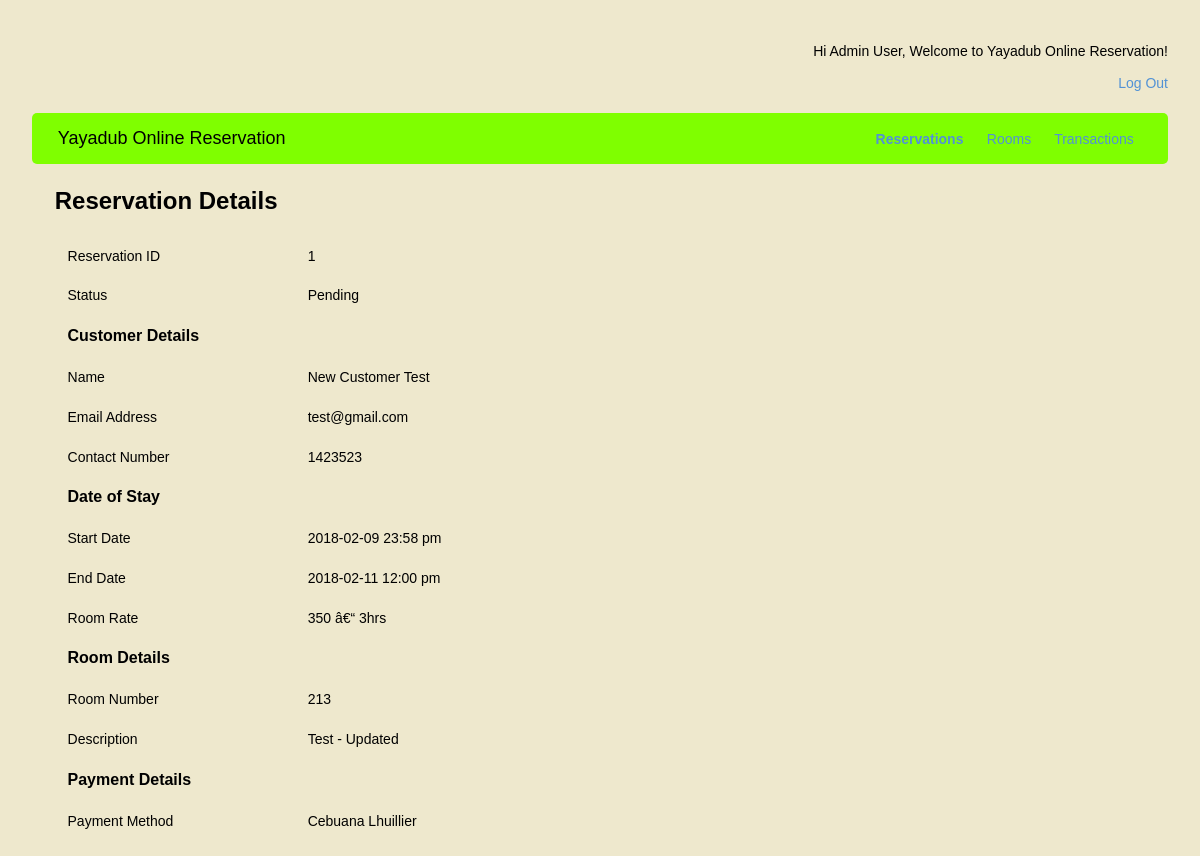
Page /admin/view_reservation.php?id=1 (signed in) on the committed database.
### tables this page shows
CREATE TABLE `reservations` (
  `id` int(11) NOT NULL,
  `customer_id` int(11) NOT NULL,
  `room_id` int(11) NOT NULL,
  `reservation_date` date NOT NULL,
  `start_date` datetime NOT NULL,
  `end_date` datetime NOT NULL,
  `room_rates` varchar(25) NOT NULL,
  `payment_term` varchar(50) NOT NULL,
  `bank_name` varchar(50) NOT NULL,
  `control_number` varchar(50) NOT NULL,
  `receipt_image` varchar(250) NOT NULL,
  `status` varchar(15) NOT NULL
);

CREATE TABLE `customers` (
  `id` int(11) NOT NULL,
  `user_id` int(11) NOT NULL,
  `firstname` varchar(25) NOT NULL,
  `lastname` varchar(25) NOT NULL,
  `middle_initial` varchar(5) NOT NULL,
  `email` varchar(50) NOT NULL,
  `contact_no` varchar(25) NOT NULL
);

CREATE TABLE `rooms` (
  `id` int(11) NOT NULL,
  `room_number` varchar(50) NOT NULL,
  `description` varchar(200) NOT NULL,
  `type` varchar(25) NOT NULL,
  `status` varchar(10) NOT NULL
);

### admin/view_reservation.php (the view, shortened to what this page needs)
<?php
include "../connection.php";
$reservation_id = '';
$start_date = '';
$end_date = '';
$status = '';
$firstname = '';
$lastname = '';
$email = '';
$contact_no = '';
$room_number = '';
$description = '';
if(isset($_GET["id"]) && !empty($_GET["id"])){
    $reservation_id = $_GET["id"];
    $reservation_id = mysqli_real_escape_string($connection, $reservation_id);
    $getReservationDetails = mysqli_query($connection, "SELECT a.id as reservation_id, a.start_date, a.end_date, a.room_rates, a.payment_term, a.bank_name, a.status, b.firstname, b.lastname, b.email, b.contact_no, c.room_number, c.description FROM `reservations` as a INNER JOIN `customers` as b ON (a.customer_id = b.id) INNER JOIN `rooms` as c ON (a.room_id = c.id) WHERE a.id = '".$reservation_id."'");
    if(mysqli_num_rows($getReservationDetails)!=0){
        while($fetchReservationDetails = mysqli_fetch_array($getReservationDetails)){
            $reservation_id = stripslashes($fetchReservationDetails["reservation_id"]);
            $start_date = stripslashes($fetchReservationDetails["start_date"]);
            $end_date = stripslashes($fetchReservationDetails["end_date"]);
            $status = stripslashes($fetchReservationDetails["status"]);
            $firstname = stripslashes($fetchReservationDetails["firstname"]);
            $lastname = stripslashes($fetchReservationDetails["lastname"]);
            $email = stripslashes($fetchReservationDetails["email"]);
            $contact_no = stripslashes($fetchReservationDetails["contact_no"]);
            $room_number = stripslashes($fetchReservationDetails["room_number"]);
            $description = stripslashes($fetchReservationDetails["description"]);
            $payment_term = stripslashes($fetchReservationDetails["payment_term"]);
            $room_rates = stripslashes($fetchReservationDetails["room_rates"]);
        }
    }
}
?>
<html>
    <head>
        <link rel="stylesheet" href="../style.css" type="text/css" />
    </head>
    <body>
        <form method="POST">
            <div class="welcome">
                <p align="right">
                    Hi <?php echo $_SESSION["username"]; ?>, Welcome to Yayadub Online Reservation!<br/><br/>
                    <a href="../logout.php">Log Out</a>
                </p>
            </div>
            <table class="nav">
            <tr>
                <td class="links title"><span onclick="window.location = 'index.php'">Yayadub Online Reservation</span></td>
                <td>
                    <table align="right" width="50%">
                    <tr>
                        <td class="links">
                            <a href="index.php"><b>Reservations</b></a>
                        </td>
                        <td class="links">
                            <a href="rooms.php">Rooms</a>
                        </td>
                        <td class="links">
                            <a href="transactions.php">Transactions</a>
                        </td>
                    </tr>
                    </table>
                </td>
            </tr>
            </table>
            <div class="view_table">
                <h2>Reservation Details</h2>
                <table>
                    <tr>
                        <td>
                            <p>Reservation ID</p>
                        </td>
                        <td>
                            <p><?php echo $reservation_id; ?></p>
                        </td>
                    </tr>
                    <tr>
                        <td>
                            <p>Status</p>
                        </td>
                        <td>
                            <p><?php echo $status; ?></p>
                        </td>
                    </tr>
                    <tr>
                        <td colspan="2">
                            <b>Customer Details</b>
                        </td>
                    </tr>
                    <tr>
                        <td>
                            <p>Name</p>
                        </td>
                        <td>
                            <p><?php echo $firstname . ' ' . $lastname; ?></p>
                        </td>
                    </tr>
                    <tr>
                        <td>
                            <p>Email Address</p>
                        </td>
                        <td>
                            <p><?php echo $email; ?></p>
                        </td>
                    </tr>
                    <tr>
                        <td>
                            <p>Contact Number</p>
                        </td>
                        <td>
                            <p><?php echo $contact_no; ?></p>
                        </td>
                    </tr>
                    <tr>
                        <td colspan="2">
                            <b>Date of Stay</b>
                        </td>
                    </tr>
                    <tr>
                        <td>
                            <p>Start Date</p>
                        </td>
                        <td>
                            <p><?php echo date('Y-m-d H:i a', strtotime($start_date)); ?> </p>
                        </td>
                    </tr>
                    <tr>
                        <td>
                            <p>End Date</p>
                        </td>
                        <td>
                            <p><?php echo date('Y-m-d H:i a', strtotime($end_date)); ?> </p>
                        </td>
                    </tr>
                    <tr>
                        <td>
                            <p>Room Rate</p>
                        </td>
                        <td>
                            <p><?php echo $room_rates; ?> </p>
                        </td>
                    </tr>
                    <tr>
                        <td colspan="2">
                            <b>Room Details</b>
                        </td>
                    </tr>
                    <tr>
                        <td>
                            <p>Room Number</p>
                        </td>
                        <td>
                            <p><?php echo $room_number; ?></p>
                        </td>
                    </tr>
                    <tr>
                        <td>
                            <p>Description</p>
                        </td>
                        <td>
                            <p><?php echo $description; ?></p>
                        </td>
                    </tr>
                    <tr>
                        <td colspan="2">
                            <b>Payment Details</b>
                        </td>
                    </tr>
                    <tr>
                        <td>
                            <p>Payment Method</p>
                        </td>
                        <td>
                            <p><?php echo $payment_term; ?></p>
                        </td>
                    </tr>
                </table>
            </div>
        </form>
    </body>
</html>

### style.css (style rules this page uses)
body { background-color:#EEE8CD; font-family: "Gill Sans MT", Calibri, sans-serif, arial; padding:1% 2%; }
.welcome p { font-size:14px; margin: 2% 0; }
.welcome p a:link { text-decoration: none; color: #5292d5; }
.nav { width: 100%; text-align: center; background-color: #7FFF00; border-radius: 5px; padding: 1% 2%; margin-bottom: 2%; }
.nav .links { font-size: 14px; text-align: center; }
.nav .title { font-size: 18px; text-align: left; }
.nav .title span { cursor: pointer; }
.nav .links a:link, .forgot_password a:link, .signup a:link { text-decoration: none; color: #5292d5; margin-left: 10px; }
.view_table { margin: 2%; }
.view_table p, label { font-size: 14px; }
.view_table table { width: 50%; }
.view_table table td { padding: 2%; }
html body { background: url(yayadub.jpg) no - repeat center center fixed; -webkit-background-size: cover; -moz-background-size: cover; -o-background-size: cover; background-size: cover; }

### rows in the picture
reservations: id "1", status "Pending", customer.firstname "New Customer", customer.lastname "Test", customer.email "test@gmail.com", customer.contact_no "1423523", start_date "2018-02-09 23:58 pm", end_date "2018-02-11 12:00 pm", room_rates "350 â€“ 3hrs", room.room_number "213", room.description "Test - Updated", payment_term "Cebuana Lhuillier"

### other values in the picture
$_SESSION["username"] "Admin User"
